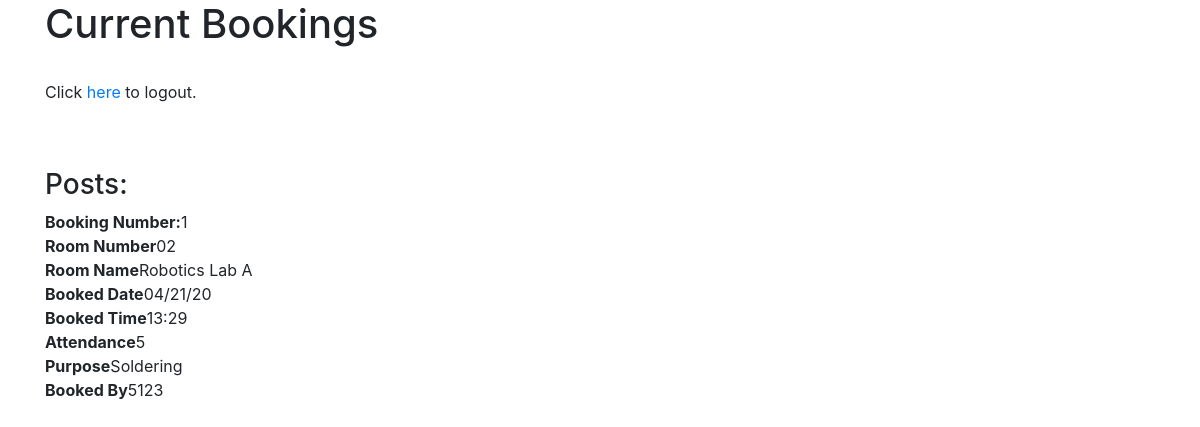
The app's page /view_booked_rooms (signed in), older data.
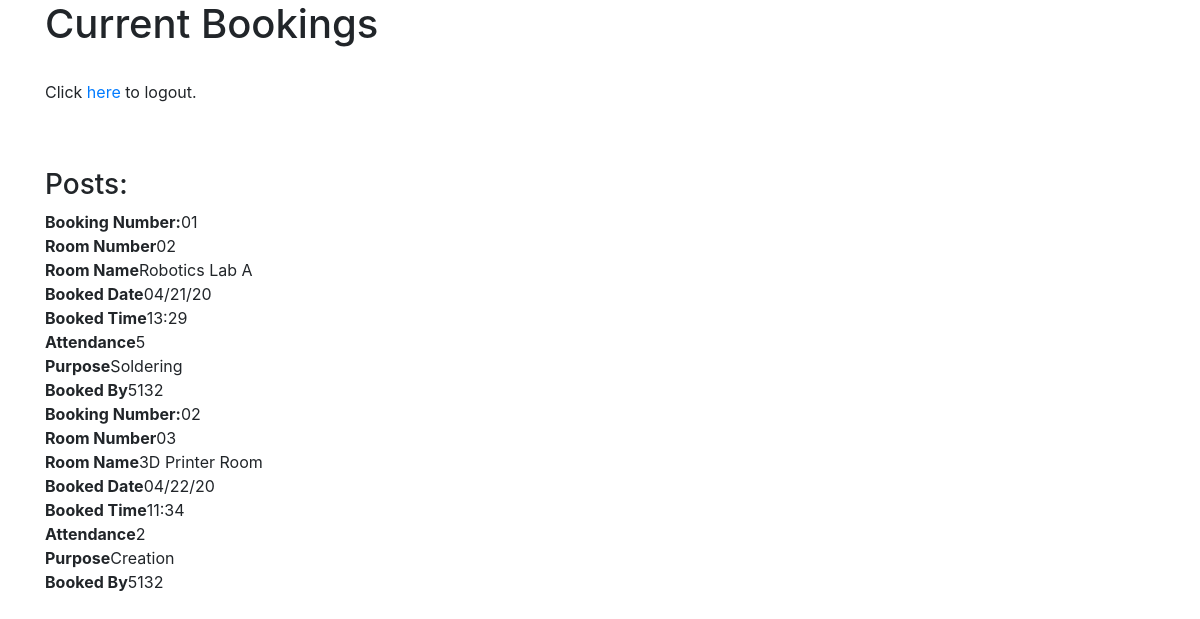
The same page, newer data.
### tables this page shows
CREATE TABLE bookedroom(roomBookingNumber TEXT primary key, roomNumber TEXT, roomName TEXT, bookedDate date, bookedTime time, attendance TEXT, purpose TEXT, bookedBy int);

### Flask.py (the view)
@app.route('/view_booked_rooms')
@login_required
def viewBookedRooms():
    bookings = roomBookings.viewBookedRooms()
    return render_template('view_booked_rooms.html', bookings = bookings)

### DAO.py (called while the page is built)
def connect_db():
    return sqlite3.connect(db_app.database)

### Flask.py (called while the page is built)
def login_required(f):
    @wraps(f)
    def wrap(*args, **kwargs):
        if 'logged_in' in session:
            return f(*args, **kwargs)
        else:
            flash('You need to log in first.')
            return redirect(url_for('login'))
    return wrap

### roomBookings.py (called while the page is built)
def viewBookedRooms():
    print('Begin View booked rooms file')
    print('Connecting to database')
    sqliteConnection = DAO.connect_db()
    print('Connection established')
    print('Assigning query')
    showAllQuery = 'select * from bookedRoom'
    cursor = sqliteConnection.execute(showAllQuery)
    print('Pulling all bookings')
    bookings= [dict(roomBookingNumber=row[0], roomNumber=row[1],
                    roomName=row[2], bookedDate=row[3], bookedTime=row[4],
                    attendance=row[5], purpose=row[6],
                    bookedBy=row[7]) for row in cursor.fetchall()]
    print('Bookings pulled')
    print(bookings)
    print('END OF roomBookings.py RETURNING DATA')
    return bookings

### templates/view_booked_rooms.html
{% extends "base.html" %}
{% block content %}
<h1>Current Bookings</h1>
<br>
<p>Click <a href="/logout">here</a> to logout.</p>
<br><br>
<h3>Posts:</h3>
{% for booking in bookings %}
	<strong>Booking Number:</strong>{{ booking.roomBookingNumber}} <br>
	<strong>Room Number</strong>{{ booking.roomNumber}} <br>
	<strong>Room Name</strong>{{ booking.roomName}} <br>
	<strong>Booked Date</strong>{{ booking.bookedDate}} <br>
	<strong>Booked Time</strong>{{ booking.bookedTime}} <br>
	<strong>Attendance</strong>{{ booking.attendance}} <br>
	<strong>Purpose</strong>{{ booking.purpose}} <br>
	<strong>Booked By</strong>{{ booking.bookedBy}} <br>
{% endfor %}
{% endblock %}

### templates/base.html (shortened to what this page needs)
<!DOCTYPE html>
<html>
	<head>
		<link href="static/bootstrap.min.css" rel="stylesheet" media="screen">
	</head>
	<body>
		<div class="container">
			{% block content %}
			{% endblock %}
		</div>
	</body>
</html>

Row changes from the older to the newer data that the page shows:
removed bookedroom: roomBookingNumber "1", roomNumber "02", roomName "Robotics Lab A", bookedDate "04/21/20", bookedTime "13:29", attendance "5", purpose "Soldering", bookedBy "5123"
added bookedroom: roomBookingNumber "01", roomNumber "02", roomName "Robotics Lab A", bookedDate "04/21/20", bookedTime "13:29", attendance "5", purpose "Soldering", bookedBy "5132"
added bookedroom: roomBookingNumber "02", roomNumber "03", roomName "3D Printer Room", bookedDate "04/22/20", bookedTime "11:34", attendance "2", purpose "Creation", bookedBy "5132"
